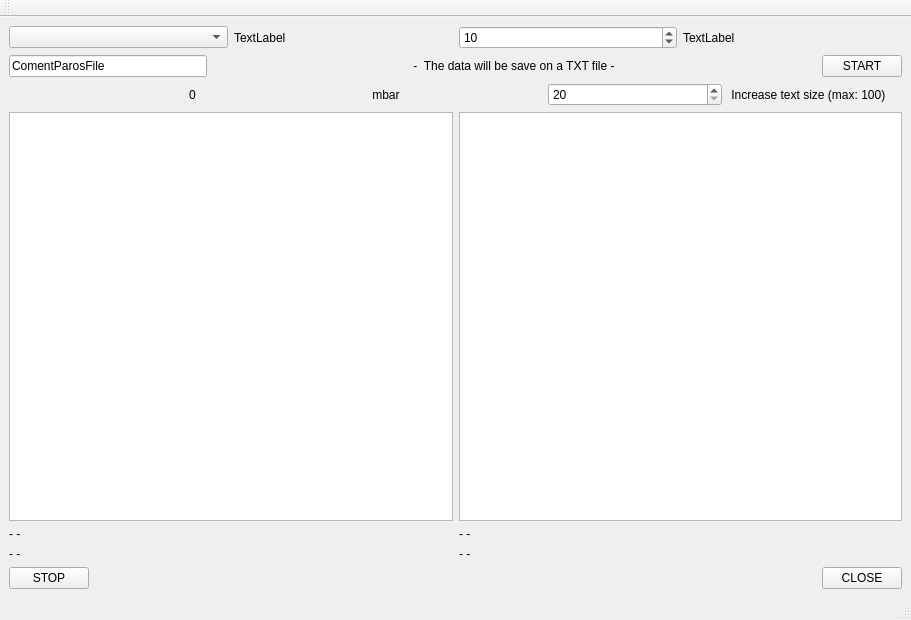
<?xml version="1.0" encoding="UTF-8"?>
<ui version="4.0">
 <class>MainWindow</class>
 <widget class="QMainWindow" name="MainWindow">
  <property name="geometry">
   <rect>
    <x>0</x>
    <y>0</y>
    <width>911</width>
    <height>620</height>
   </rect>
  </property>
  <property name="windowTitle">
   <string>MainWindow</string>
  </property>
  <widget class="QWidget" name="centralwidget">
   <property name="layoutDirection">
    <enum>Qt::LeftToRight</enum>
   </property>
   <layout class="QVBoxLayout" name="verticalLayout">
    <item>
     <layout class="QHBoxLayout" name="horizontalLayout_6">
      <item>
       <widget class="QComboBox" name="cboxTabParos1PortParos1"/>
      </item>
      <item>
       <widget class="QLabel" name="lblTabParos1PortSelected">
        <property name="text">
         <string>TextLabel</string>
        </property>
       </widget>
      </item>
      <item>
       <widget class="QSpinBox" name="sboxTabParos1NPoints">
        <property name="minimum">
         <number>1</number>
        </property>
        <property name="maximum">
         <number>200</number>
        </property>
        <property name="value">
         <number>10</number>
        </property>
       </widget>
      </item>
      <item>
       <widget class="QLabel" name="lblTabParos1NPointsSelected">
        <property name="text">
         <string>TextLabel</string>
        </property>
       </widget>
      </item>
     </layout>
    </item>
    <item>
     <layout class="QHBoxLayout" name="horizontalLayout_5">
      <item>
       <widget class="QLineEdit" name="lineTabParos1Comment">
        <property name="text">
         <string>ComentParosFile</string>
        </property>
       </widget>
      </item>
      <item>
       <spacer name="horizontalSpacer_3">
        <property name="orientation">
         <enum>Qt::Horizontal</enum>
        </property>
        <property name="sizeHint" stdset="0">
         <size>
          <width>40</width>
          <height>20</height>
         </size>
        </property>
       </spacer>
      </item>
      <item>
       <widget class="QLabel" name="label_6">
        <property name="text">
         <string> -  The data will be save on a TXT file - </string>
        </property>
       </widget>
      </item>
      <item>
       <spacer name="horizontalSpacer_2">
        <property name="orientation">
         <enum>Qt::Horizontal</enum>
        </property>
        <property name="sizeHint" stdset="0">
         <size>
          <width>40</width>
          <height>20</height>
         </size>
        </property>
       </spacer>
      </item>
      <item>
       <widget class="QPushButton" name="btnTabParos1Start">
        <property name="text">
         <string>START</string>
        </property>
       </widget>
      </item>
     </layout>
    </item>
    <item>
     <layout class="QHBoxLayout" name="horizontalLayout_3">
      <item>
       <widget class="QLabel" name="label_5">
        <property name="text">
         <string/>
        </property>
       </widget>
      </item>
      <item>
       <widget class="QLabel" name="lblTabParos1ActualValue">
        <property name="text">
         <string>0</string>
        </property>
       </widget>
      </item>
      <item>
       <widget class="QLabel" name="lblTabParos_mbar">
        <property name="text">
         <string> mbar </string>
        </property>
       </widget>
      </item>
      <item>
       <widget class="QSpinBox" name="sboxTabParos1TextSize">
        <property name="minimum">
         <number>20</number>
        </property>
        <property name="maximum">
         <number>100</number>
        </property>
       </widget>
      </item>
      <item>
       <widget class="QLabel" name="lblTabParos_fixed">
        <property name="text">
         <string> Increase text size (max: 100)</string>
        </property>
       </widget>
      </item>
     </layout>
    </item>
    <item>
     <layout class="QHBoxLayout" name="horizontalLayout">
      <item>
       <widget class="PlotWidget" name="plotTabParos1RawParos1"/>
      </item>
      <item>
       <widget class="PlotWidget" name="plotTabParos1NetParos1"/>
      </item>
     </layout>
    </item>
    <item>
     <layout class="QHBoxLayout" name="horizontalLayout_2">
      <item>
       <widget class="QLabel" name="label">
        <property name="text">
         <string>- -</string>
        </property>
       </widget>
      </item>
      <item>
       <widget class="QLabel" name="label_3">
        <property name="text">
         <string>- -</string>
        </property>
       </widget>
      </item>
     </layout>
    </item>
    <item>
     <layout class="QHBoxLayout" name="horizontalLayout_4">
      <item>
       <widget class="QLabel" name="label_2">
        <property name="text">
         <string>- -</string>
        </property>
       </widget>
      </item>
      <item>
       <widget class="QLabel" name="label_4">
        <property name="text">
         <string>- -</string>
        </property>
       </widget>
      </item>
     </layout>
    </item>
    <item>
     <layout class="QHBoxLayout" name="horizontalLayout_7">
      <item>
       <widget class="QPushButton" name="btnTabParos1Stop">
        <property name="text">
         <string>STOP</string>
        </property>
       </widget>
      </item>
      <item>
       <spacer name="horizontalSpacer">
        <property name="orientation">
         <enum>Qt::Horizontal</enum>
        </property>
        <property name="sizeHint" stdset="0">
         <size>
          <width>40</width>
          <height>20</height>
         </size>
        </property>
       </spacer>
      </item>
      <item>
       <widget class="QPushButton" name="btnTabParos1Close">
        <property name="text">
         <string>CLOSE</string>
        </property>
       </widget>
      </item>
     </layout>
    </item>
   </layout>
  </widget>
  <widget class="QMenuBar" name="menubar">
   <property name="geometry">
    <rect>
     <x>0</x>
     <y>0</y>
     <width>911</width>
     <height>21</height>
    </rect>
   </property>
  </widget>
  <widget class="QStatusBar" name="statusbar"/>
  <widget class="QToolBar" name="toolBar">
   <property name="windowTitle">
    <string>toolBar</string>
   </property>
   <attribute name="toolBarArea">
    <enum>TopToolBarArea</enum>
   </attribute>
   <attribute name="toolBarBreak">
    <bool>false</bool>
   </attribute>
  </widget>
 </widget>
 <customwidgets>
  <customwidget>
   <class>PlotWidget</class>
   <extends>QGraphicsView</extends>
   <header>pyqtgraph</header>
  </customwidget>
 </customwidgets>
 <resources/>
 <connections/>
</ui>
